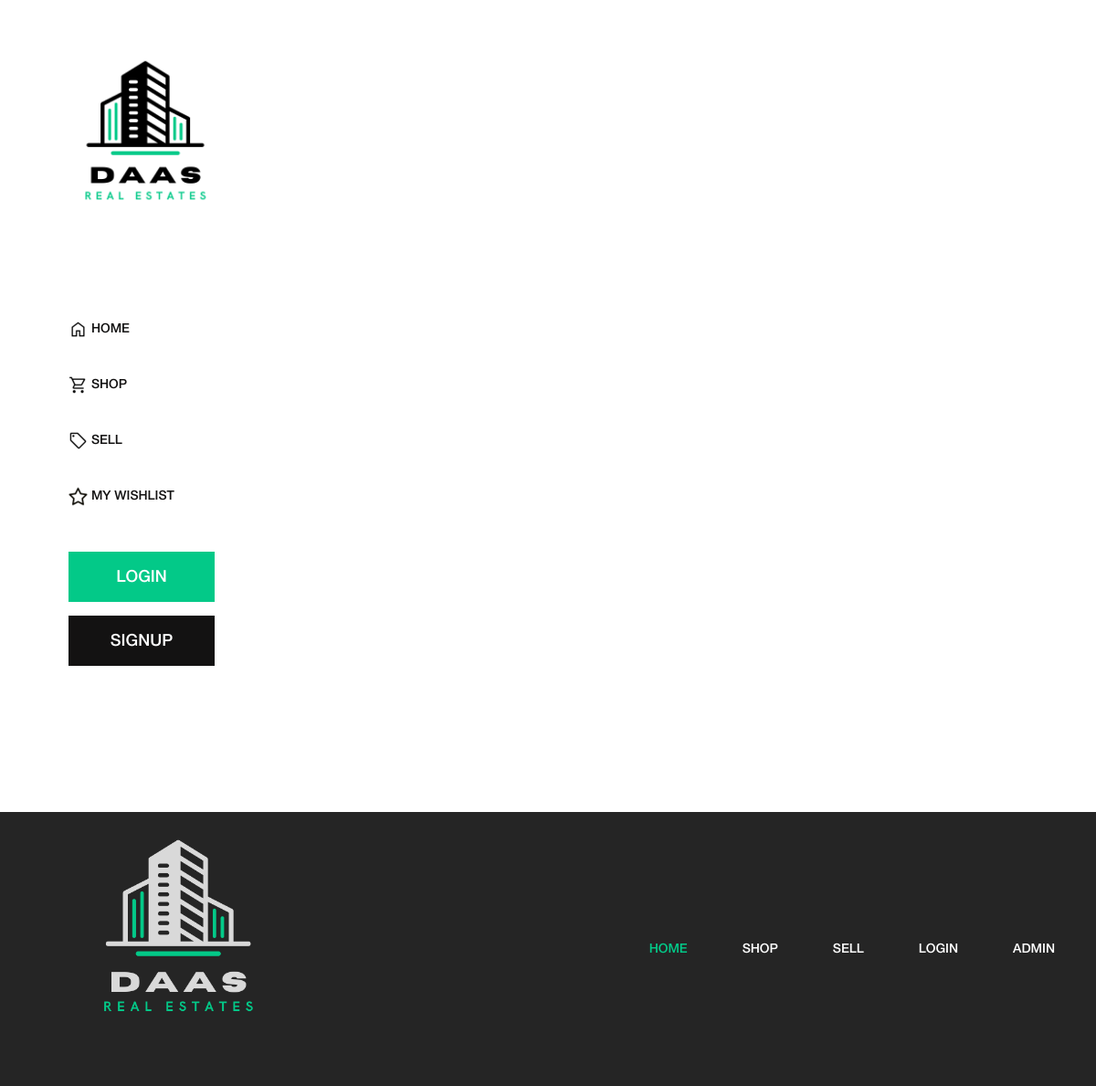
/, run on an earlier commit of the app's database.
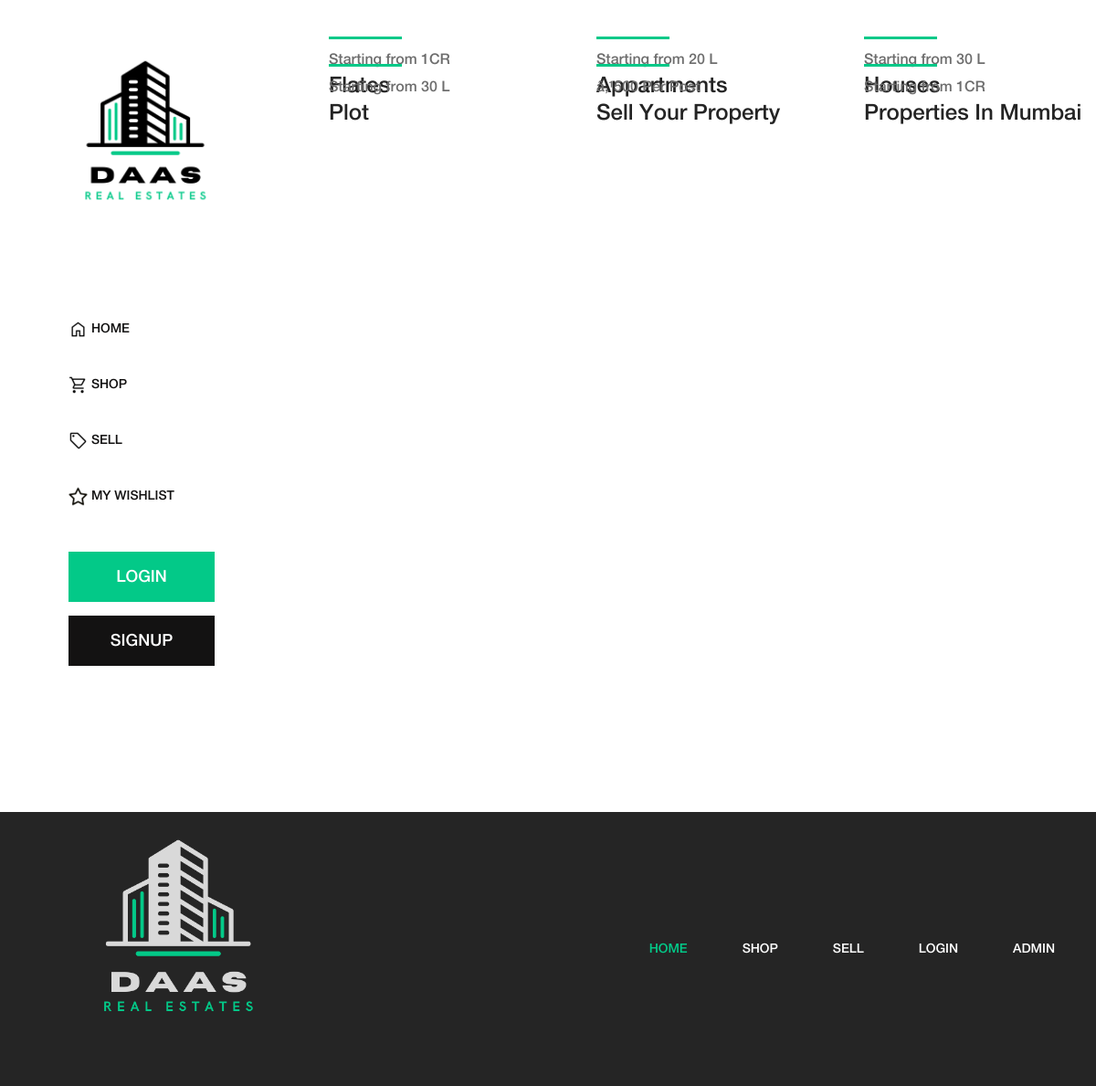
And on a later commit of the database.
### tables this page shows
CREATE TABLE `home_tbl` (
  `card_id` int(11) NOT NULL,
  `title` varchar(250) NOT NULL,
  `sub_title` varchar(250) NOT NULL,
  `card_image` varchar(500) NOT NULL,
  `card_link` varchar(500) NOT NULL DEFAULT '#'
);

### index.php (the view, shortened to what this page needs)
<?php include("header.php"); ?>
<?php include("connection.php") ?>
<?php
$query = "SELECT * FROM home_tbl";
$result = mysqli_query($conn, $query);
?>
<div class="products-catagories-area clearfix">
  <div class="amado-pro-catagory clearfix">
    <?php while ($row = mysqli_fetch_assoc($result)) { ?>
      <div class="single-products-catagory clearfix">
        <a href="<?php echo $row["card_link"] ?>">
          <div class="hover-content">
            <div class="line"></div>
            <p><?php echo $row["sub_title"] ?></p>
            <h4><?php echo $row["title"] ?></h4>
          </div>
        </a>
      </div>
    <?php } ?>
  </div>
</div>
<?php include("footer.php"); ?>

What changed in the data, as far as the page shows it:
added home_tbl: sub_title "Starting from 1CR", title "Flates"
added home_tbl: sub_title "Starting from 20 L", title "Appartments"
added home_tbl: sub_title "Starting from 30 L", title "Houses"
added home_tbl: sub_title "Starting from 30 L", title "Plot"
added home_tbl: sub_title "â‚¹500 Per Post", title "Sell Your Property"
added home_tbl: sub_title "Starting from 1CR", title "Properties In Mumbai"
